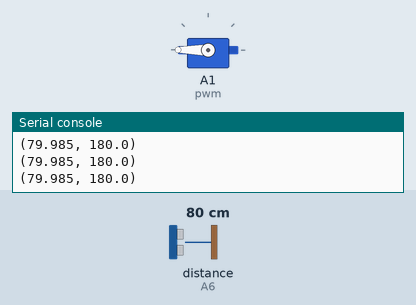
Recording of a program running on a simulated Circuit Playground running CircuitPython. Shown: servo, the last lines printed to the serial console. Inputs (shaded band) come from the test bench; at power-on: distance to the obstacle (sensor on A6) 80 cm. The echo pulse lasts 58.3 µs per cm.

Above: at 1.2 s.
1.3 s: distance to the obstacle (sensor on A6) set to 2 cm
At 2.0 s:
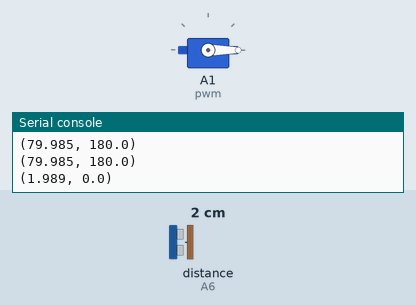
3.0 s: distance to the obstacle (sensor on A6) set to 18 cm
At 3.4 s:
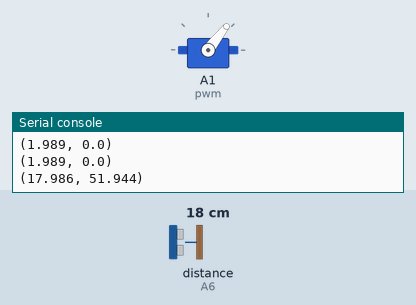
4.5 s: distance to the obstacle (sensor on A6) set to 35 cm
At 5.1 s:
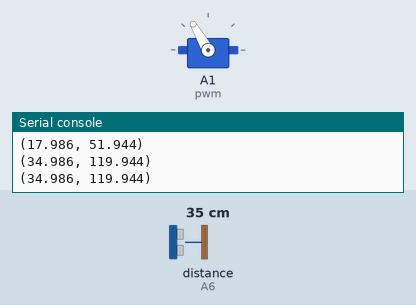
6.0 s: distance to the obstacle (sensor on A6) set to 4 cm
At 6.7 s:
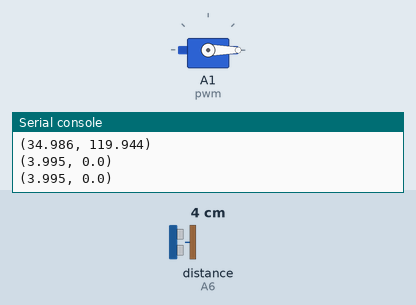
7.5 s: distance to the obstacle (sensor on A6) set to 60 cm
At 8.3 s:
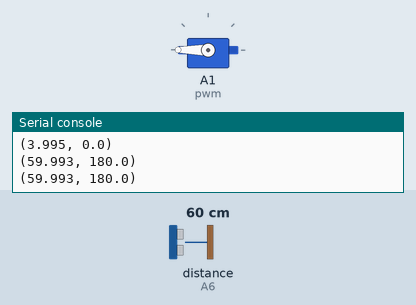
9.0 s: distance to the obstacle (sensor on A6) set to 47 cm
At 10.4 s:
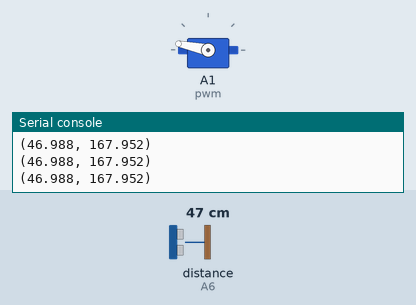
Timing chart, 0 to 11.6 s (numbered marks = the images above; inputs shaded):
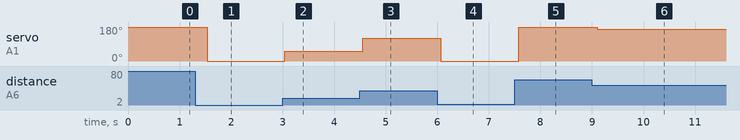

The program:

Lab_2.py
```python
#-- ExternalProximitySensorWithOutputs.py - CircuitPython code for CPX --#
# Import Section
import board
import pulseio
from adafruit_circuitplayground.express import cpx
from adafruit_hcsr04 import HCSR04
import adafruit_motor.servo
from time import sleep
# Setup Section

sonar = HCSR04(trigger_pin=board.A7, echo_pin=board.A6)
pwm = pulseio.PWMOut(board.A1, frequency=50)
servo = adafruit_motor.servo.Servo(pwm, min_pulse=750, max_pulse=2600)
# Function Section
def servo_pos(dist):
    dist_min = 5 # Low distance servo [cm]
    dist_max = 50 # High distance servo [cm]
    dist = min((max((dist, dist_min)), dist_max))
    return (((dist-dist_min)/(dist_max-dist_min)) * 180)
# Loop Section
while True:
    try:
        servo.angle = servo_pos(sonar.distance)
        print((sonar.distance, servo.angle))
    except RuntimeError:
        print("Retrying!")
    sleep(0.5)
```

Measured:
- after the input at 1.3 s, servo on A1 (pwm): 180° → 0° after 0.23 s
- after the input at 3.0 s, servo on A1 (pwm): 0° → 52° at once
- after the input at 4.5 s, servo on A1 (pwm): 52° → 120° after 0.05 s
- after the input at 6.0 s, servo on A1 (pwm): 120° → 0° after 0.07 s
- after the input at 7.5 s, servo on A1 (pwm): 0° → 180° after 0.08 s
- after the input at 9.0 s, servo on A1 (pwm): 180° → 168° after 0.10 s
